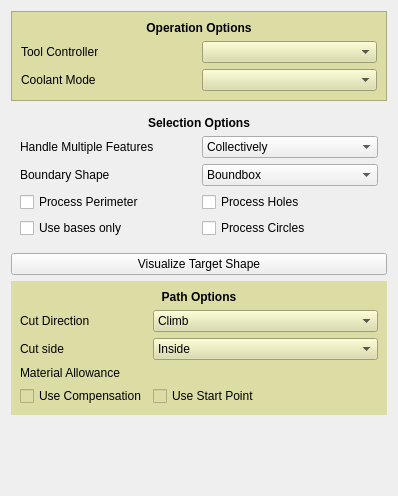
<?xml version="1.0" encoding="UTF-8"?>
<ui version="4.0">
 <class>Form</class>
 <widget class="QWidget" name="Form">
  <property name="geometry">
   <rect>
    <x>0</x>
    <y>0</y>
    <width>398</width>
    <height>496</height>
   </rect>
  </property>
  <property name="windowTitle">
   <string>Form</string>
  </property>
  <layout class="QGridLayout" name="gridLayout_4">
   <item row="3" column="0">
    <widget class="QWidget" name="pathOptions" native="true">
     <property name="styleSheet">
      <string notr="true">background-color: rgb(220, 220, 165);</string>
     </property>
     <layout class="QFormLayout" name="formLayout">
      <property name="fieldGrowthPolicy">
       <enum>QFormLayout::AllNonFixedFieldsGrow</enum>
      </property>
      <item row="0" column="0" colspan="2">
       <widget class="QLabel" name="pathOptions_label">
        <property name="font">
         <font>
          <weight>75</weight>
          <bold>true</bold>
         </font>
        </property>
        <property name="text">
         <string>Path Options</string>
        </property>
        <property name="alignment">
         <set>Qt::AlignCenter</set>
        </property>
       </widget>
      </item>
      <item row="1" column="0">
       <widget class="QLabel" name="cutDirection_label">
        <property name="text">
         <string>Cut Direction</string>
        </property>
       </widget>
      </item>
      <item row="1" column="1">
       <widget class="QComboBox" name="cutDirection">
        <property name="sizePolicy">
         <sizepolicy hsizetype="Preferred" vsizetype="Preferred">
          <horstretch>0</horstretch>
          <verstretch>0</verstretch>
         </sizepolicy>
        </property>
        <property name="toolTip">
         <string>&lt;html&gt;&lt;head/&gt;&lt;body&gt;&lt;p&gt;The cutting mode assumes that the cut on one side of the tool bit represents the resulting part and the other side is either already milled away or will be removed later on.&lt;/p&gt;&lt;p&gt;Keeping that in mind climb mode is called when the tool bit is moved into the cut on each rotation, whereas in conventional mode the tool bits rotation and the tools lateral movement are in the same direction.&lt;/p&gt;&lt;/body&gt;&lt;/html&gt;</string>
        </property>
        <item>
         <property name="text">
          <string>Climb</string>
         </property>
        </item>
        <item>
         <property name="text">
          <string>Conventional</string>
         </property>
        </item>
       </widget>
      </item>
      <item row="2" column="0">
       <widget class="QLabel" name="cutSide_label">
        <property name="text">
         <string>Cut side</string>
        </property>
       </widget>
      </item>
      <item row="2" column="1">
       <widget class="QComboBox" name="cutSide">
        <property name="sizePolicy">
         <sizepolicy hsizetype="Preferred" vsizetype="Preferred">
          <horstretch>0</horstretch>
          <verstretch>0</verstretch>
         </sizepolicy>
        </property>
        <property name="toolTip">
         <string>&lt;html&gt;&lt;head/&gt;&lt;body&gt;&lt;p&gt;Cut inside or outside of the selected shapes&lt;/p&gt;&lt;/body&gt;&lt;/html&gt;</string>
        </property>
        <item>
         <property name="text">
          <string>Inside</string>
         </property>
        </item>
        <item>
         <property name="text">
          <string>Outside</string>
         </property>
        </item>
       </widget>
      </item>
      <item row="4" column="0">
       <widget class="QLabel" name="materialAllowance_label">
        <property name="text">
         <string>Material Allowance</string>
        </property>
       </widget>
      </item>
      <item row="5" column="0">
       <widget class="QCheckBox" name="useCompensation">
        <property name="toolTip">
         <string>&lt;html&gt;&lt;head/&gt;&lt;body&gt;&lt;p&gt;If checked the profile operation is offset by the tool radius. The offset direction is determined by the Cut Side.&lt;/p&gt;&lt;/body&gt;&lt;/html&gt;</string>
        </property>
        <property name="text">
         <string>Use Compensation</string>
        </property>
       </widget>
      </item>
      <item row="5" column="1">
       <widget class="QCheckBox" name="useStartPoint">
        <property name="toolTip">
         <string>&lt;html&gt;&lt;head/&gt;&lt;body&gt;&lt;p&gt;Specify if this operation uses a starting point.&lt;/p&gt;&lt;/body&gt;&lt;/html&gt;</string>
        </property>
        <property name="text">
         <string>Use Start Point</string>
        </property>
       </widget>
      </item>
      <item row="4" column="1">
       <widget class="Gui::QuantitySpinBox" name="materialAllowance">
        <property name="sizePolicy">
         <sizepolicy hsizetype="Minimum" vsizetype="Preferred">
          <horstretch>0</horstretch>
          <verstretch>0</verstretch>
         </sizepolicy>
        </property>
        <property name="unit" stdset="0">
         <string notr="true"/>
        </property>
       </widget>
      </item>
     </layout>
    </widget>
   </item>
   <item row="5" column="0">
    <spacer name="verticalSpacer">
     <property name="orientation">
      <enum>Qt::Vertical</enum>
     </property>
     <property name="sizeHint" stdset="0">
      <size>
       <width>20</width>
       <height>40</height>
      </size>
     </property>
    </spacer>
   </item>
   <item row="1" column="0">
    <widget class="QWidget" name="selectionOptions" native="true">
     <layout class="QGridLayout" name="gridLayout_5">
      <item row="1" column="1">
       <widget class="QComboBox" name="handleMultipleFeatures">
        <item>
         <property name="text">
          <string>Collectively</string>
         </property>
        </item>
        <item>
         <property name="text">
          <string>Individually</string>
         </property>
        </item>
       </widget>
      </item>
      <item row="2" column="1">
       <widget class="QComboBox" name="boundaryShape">
        <property name="toolTip">
         <string>&lt;html&gt;&lt;head/&gt;&lt;body&gt;&lt;p&gt;Specify if the facing should be restricted by the actual shape of the selected face (or the part if no face is selected), or if the bounding box should be faced off.&lt;/p&gt;&lt;p&gt;The latter can be used to face of the entire stock area to ensure uniform heights for the following operations.&lt;/p&gt;&lt;/body&gt;&lt;/html&gt;</string>
        </property>
        <item>
         <property name="text">
          <string>Boundbox</string>
         </property>
        </item>
        <item>
         <property name="text">
          <string>Face Region</string>
         </property>
        </item>
        <item>
         <property name="text">
          <string>Perimeter</string>
         </property>
        </item>
        <item>
         <property name="text">
          <string>Stock</string>
         </property>
        </item>
       </widget>
      </item>
      <item row="2" column="0">
       <widget class="QLabel" name="boundaryShape_label">
        <property name="text">
         <string>Boundary Shape</string>
        </property>
       </widget>
      </item>
      <item row="1" column="0">
       <widget class="QLabel" name="handleMultipleFeatures_label">
        <property name="text">
         <string>Handle Multiple Features</string>
        </property>
       </widget>
      </item>
      <item row="3" column="0">
       <widget class="QCheckBox" name="processPerimeter">
        <property name="text">
         <string>Process Perimeter</string>
        </property>
        <property name="checked">
         <bool>false</bool>
        </property>
       </widget>
      </item>
      <item row="3" column="1">
       <widget class="QCheckBox" name="processHoles">
        <property name="text">
         <string>Process Holes</string>
        </property>
        <property name="checked">
         <bool>false</bool>
        </property>
       </widget>
      </item>
      <item row="4" column="1">
       <widget class="QCheckBox" name="processCircles">
        <property name="text">
         <string>Process Circles</string>
        </property>
        <property name="checked">
         <bool>false</bool>
        </property>
       </widget>
      </item>
      <item row="0" column="0" colspan="2">
       <widget class="QLabel" name="selectionOptions_label">
        <property name="font">
         <font>
          <weight>75</weight>
          <bold>true</bold>
         </font>
        </property>
        <property name="text">
         <string>Selection Options</string>
        </property>
        <property name="alignment">
         <set>Qt::AlignCenter</set>
        </property>
       </widget>
      </item>
      <item row="4" column="0">
       <widget class="QCheckBox" name="useBasesOnly">
        <property name="text">
         <string>Use bases only</string>
        </property>
       </widget>
      </item>
     </layout>
    </widget>
   </item>
   <item row="0" column="0">
    <widget class="QFrame" name="operationOptions">
     <property name="styleSheet">
      <string notr="true">background-color: rgb(220, 220, 165);</string>
     </property>
     <property name="frameShape">
      <enum>QFrame::StyledPanel</enum>
     </property>
     <property name="frameShadow">
      <enum>QFrame::Raised</enum>
     </property>
     <layout class="QGridLayout" name="gridLayout_3">
      <item row="1" column="0">
       <widget class="QLabel" name="toolController_label">
        <property name="text">
         <string>Tool Controller</string>
        </property>
       </widget>
      </item>
      <item row="0" column="0" colspan="2">
       <widget class="QLabel" name="operationOptions_label">
        <property name="font">
         <font>
          <weight>75</weight>
          <bold>true</bold>
         </font>
        </property>
        <property name="text">
         <string>Operation Options</string>
        </property>
        <property name="alignment">
         <set>Qt::AlignCenter</set>
        </property>
       </widget>
      </item>
      <item row="2" column="1">
       <widget class="QComboBox" name="coolantController">
        <property name="toolTip">
         <string>&lt;html&gt;&lt;head/&gt;&lt;body&gt;&lt;p&gt;The tool and its settings to be used for this operation.&lt;/p&gt;&lt;/body&gt;&lt;/html&gt;</string>
        </property>
       </widget>
      </item>
      <item row="1" column="1">
       <widget class="QComboBox" name="toolController">
        <property name="toolTip">
         <string>&lt;html&gt;&lt;head/&gt;&lt;body&gt;&lt;p&gt;The tool and its settings to be used for this operation.&lt;/p&gt;&lt;/body&gt;&lt;/html&gt;</string>
        </property>
       </widget>
      </item>
      <item row="2" column="0">
       <widget class="QLabel" name="coolantController_label">
        <property name="text">
         <string>Coolant Mode</string>
        </property>
       </widget>
      </item>
     </layout>
    </widget>
   </item>
   <item row="2" column="0">
    <widget class="QPushButton" name="visualizeTargetShape">
     <property name="text">
      <string>Visualize Target Shape</string>
     </property>
     <property name="checkable">
      <bool>true</bool>
     </property>
    </widget>
   </item>
  </layout>
 </widget>
 <customwidgets>
  <customwidget>
   <class>Gui::QuantitySpinBox</class>
   <extends>QWidget</extends>
   <header>Gui/QuantitySpinBox.h</header>
  </customwidget>
 </customwidgets>
 <tabstops>
  <tabstop>toolController</tabstop>
  <tabstop>coolantController</tabstop>
  <tabstop>handleMultipleFeatures</tabstop>
  <tabstop>boundaryShape</tabstop>
  <tabstop>processPerimeter</tabstop>
  <tabstop>processHoles</tabstop>
  <tabstop>processCircles</tabstop>
  <tabstop>cutDirection</tabstop>
  <tabstop>cutSide</tabstop>
  <tabstop>useCompensation</tabstop>
  <tabstop>useStartPoint</tabstop>
 </tabstops>
 <resources/>
 <connections/>
</ui>
